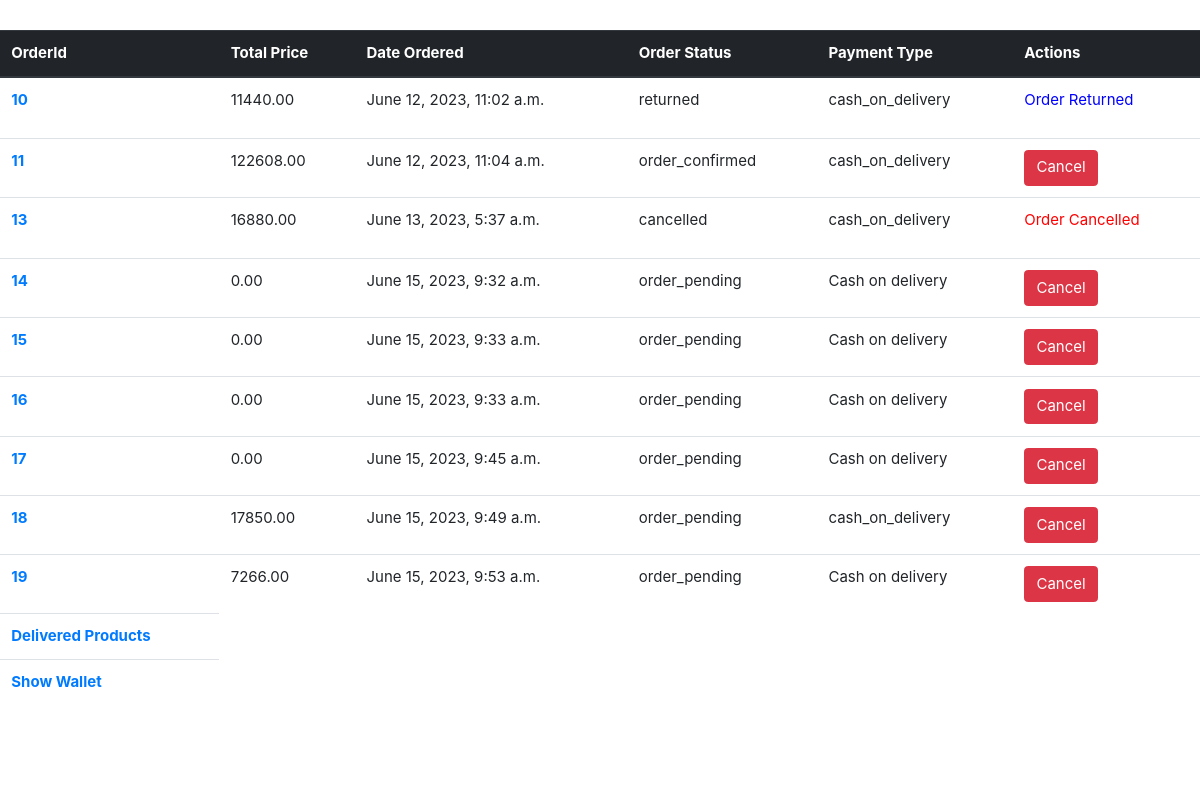
The app's page /userprofile/ (signed in, middle part), older data.
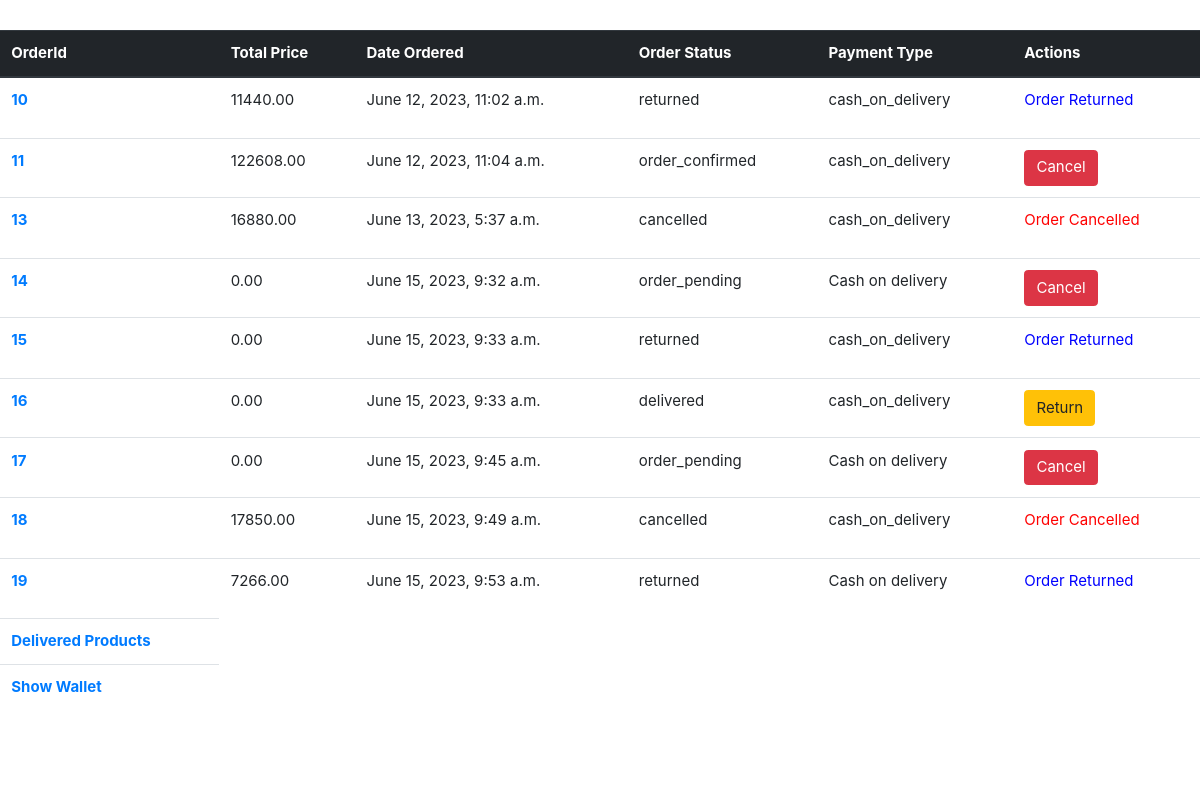
The same page, newer data.
### myapp/models.py (models this page shows, shortened)
class Order(models.Model):
    ORDER_STATUS_CHOICES = (
        ('order_pending', 'Order_Pending'),
        ('order_confirmed', 'Order_Confirmed'),
        ('delivered', 'Delivered'),
        ('returned', 'Returned'),
        ('cancelled', 'Cancelled'),
    )
    PAYMENT_CHOICES = (
        ('cash_on_delivery', 'Cash_on_Delivery'),
        ('online_payment', 'Online_payment'),
    )
    customer = models.ForeignKey(customer, on_delete=models.SET_NULL, null=True, blank=True)
    address = models.ForeignKey(ShippingAddress, on_delete=models.SET_NULL, null=True, blank=True)
    date_ordered = models.DateTimeField(auto_now_add=True)
    order_status = models.CharField(max_length=100,choices=ORDER_STATUS_CHOICES,
        default='order_pending')
    payment_type = models.CharField(max_length=100,choices=PAYMENT_CHOICES,default="Cash on delivery")
    discount = models.DecimalField(max_digits=10, decimal_places=2,default=0)
    total = models.DecimalField(max_digits=10, decimal_places=2,default=0)

### myapp/views.py (the view)
# urls.py: path("userprofile/",views.userprofile,name="userprofile"),
def userprofile(request):
    username = request.session["username"]
    customerobj = customer.objects.get(username=username)
    wishlist_items = Wishlist.objects.filter(customer=customerobj)
    count = wishlist_items.count()
    orderobjs = Order.objects.filter(customer=customerobj)
    addressobjs = ShippingAddress.objects.filter(customer=customerobj)
    context = {
        "orderobjs": orderobjs,
        "username": username,
        "addressobjs": addressobjs,
        "customerobj": customerobj,
        'count':count,
    }
    return render(request, "myapp/userprofile.html", context)

### myapp/templates/myapp/userprofile.html (shortened to what this page needs)
{% extends 'myapp/userindex.html' %}
{% load static %}
{% block content %}
<link rel="stylesheet" href="https://cdn.jsdelivr.net/npm/bootstrap@4.1.3/dist/css/bootstrap.min.css">
<table class="table">
    <thead class="thead-dark">
      <tr>
        <th scope="col">OrderId</th>
        <th scope="col">Total Price</th>
        <th scope="col">Date Ordered</th>
        <th scope="col">Order Status</th>
        <th scope="col">Payment Type </th>
        <th>Actions</th>
      </tr>
    </thead>
    <tbody>
        {% for item in orderobjs %}
      <tr>
        <th scope="row"><a href={% url 'orderdetails' item.id %}>{{ item.id }}</a></th>
        <td>{{ item.total }}</td>
        <td>{{ item.date_ordered }}</td>
        <td>{{ item.order_status }}</td>
        <td>{{ item.payment_type }}</td>
        <td>
            {% if item.order_status == "order_confirmed" %}
            <a href="{% url 'cancel_order' item.id %}"><button type="button" class="btn btn-danger cancel-btn">Cancel</button></a>
            {% elif item.order_status == "order_pending" %}
            <a href="{% url 'cancel_order' item.id %}"><button type="button" class="btn btn-danger cancel-btn">Cancel</button></a>
            {% elif item.order_status == "delivered" %}
            <a href="{% url 'return_order' item.id %}"><button type="button" class="btn btn-warning cancel-btn">Return</button></a>
            {% elif item.order_status == "cancelled" %}
            <p style="color:red">Order Cancelled</p>
            {% elif item.order_status == "returned" %}
            <p style="color:blue">Order Returned</p>
            {% endif %}
        </td>
      </tr>
      {% endfor %}
      <tr>
        <th><a href="{% url 'deliveredproducts'  %}">Delivered Products</a></th>
      </tr>
      <br>
      <tr>
        <th><a href="{% url 'wallet'  %}">Show Wallet</a></th>
      </tr>
    </tbody>
  </table>
{% endblock content %}

Row changes from the older to the newer data that the page shows:
changed Order id 15: order_status "order_pending" → "returned"; payment_type "Cash on delivery" → "cash_on_delivery"; order_status "Cancel" → "Order Returned"
changed Order id 16: order_status "order_pending" → "delivered"; payment_type "Cash on delivery" → "cash_on_delivery"; order_status "Cancel" → "Return"
changed Order "June 15, 2023, 9:49 a.m.": order_status "order_pending" → "cancelled"; order_status "Cancel" → "Order Cancelled"
changed Order "June 15, 2023, 9:53 a.m.": order_status "order_pending" → "returned"; order_status "Cancel" → "Order Returned"
